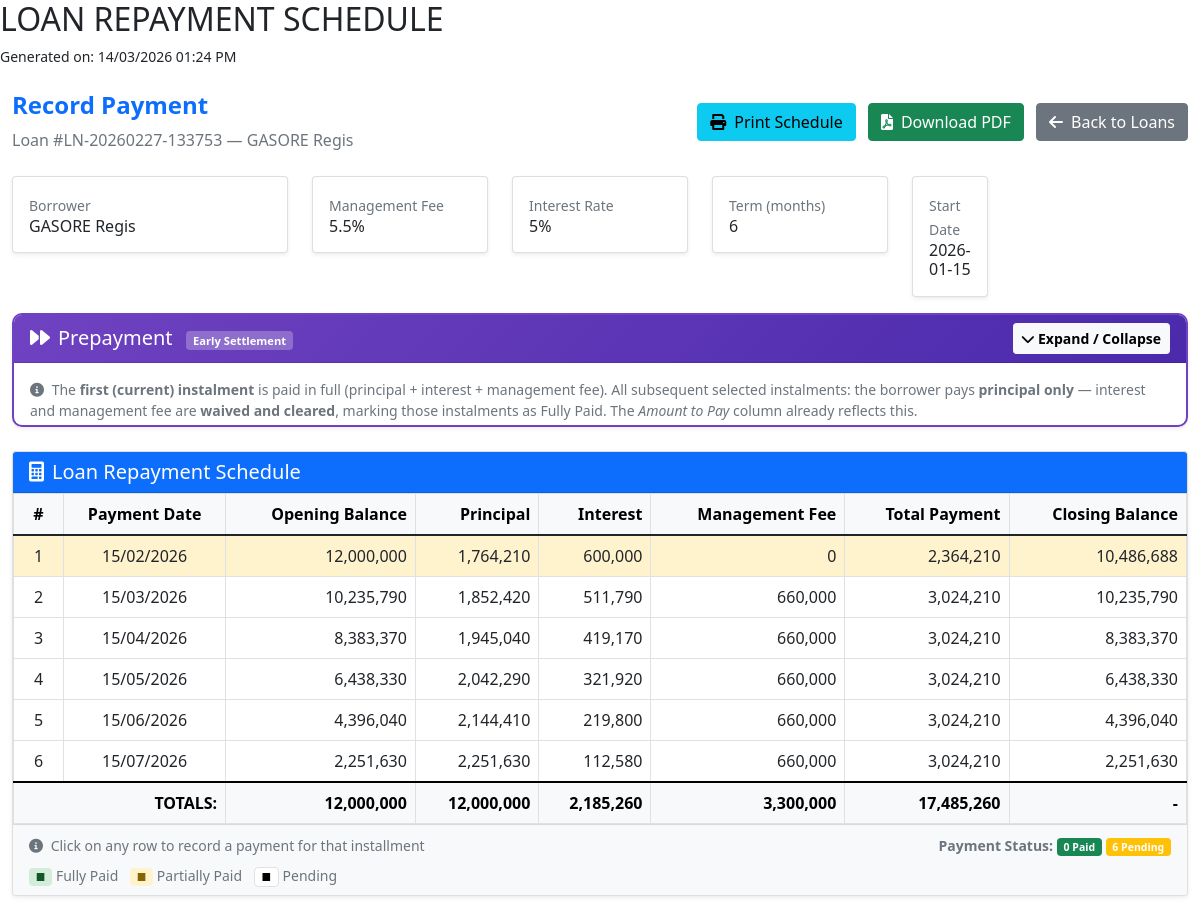
Before: /app.cbfinance.rw/modules/recordpayment.php?loan_id=221 with the older database file.
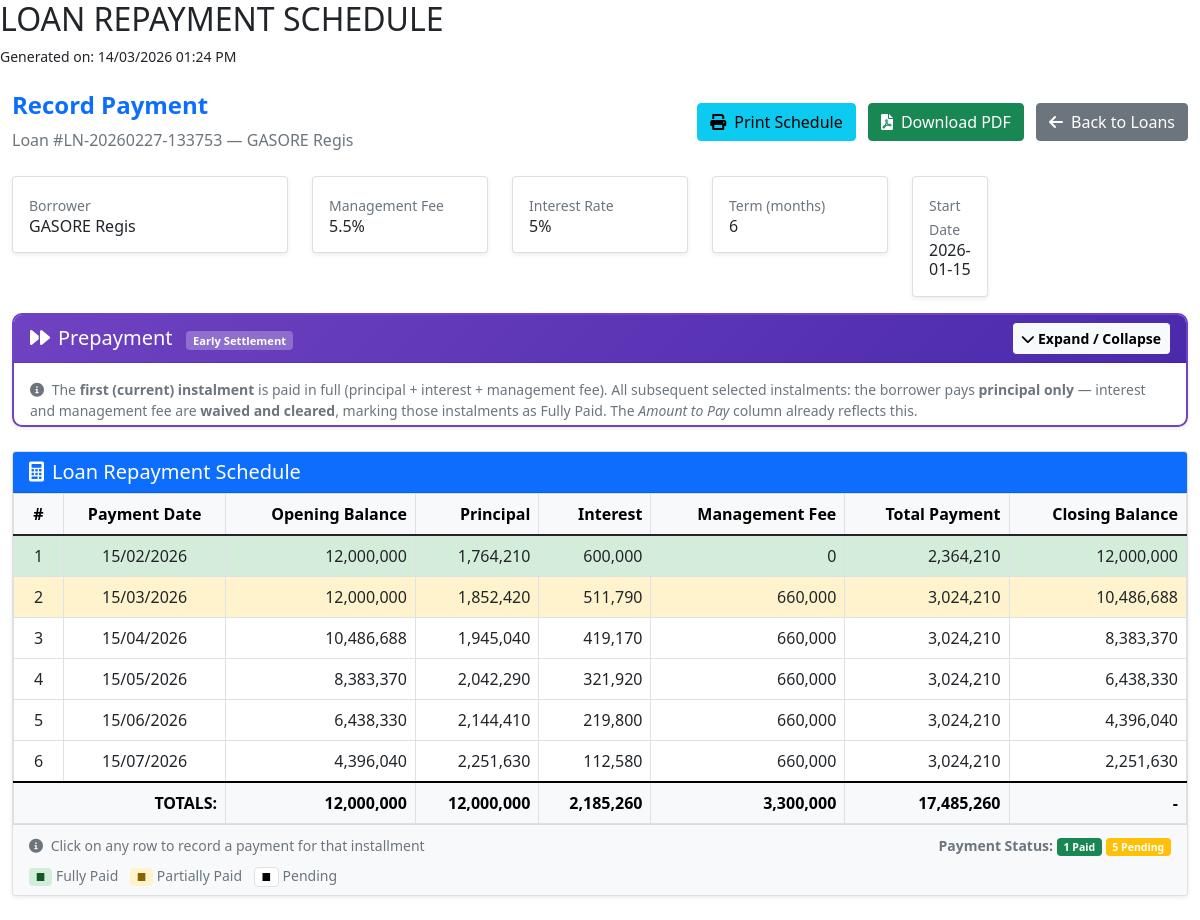
After: the same page with the newer database file.
### tables this page shows
CREATE TABLE `loan_instalments` (
  `instalment_id` int(11) NOT NULL,
  `loan_id` int(11) NOT NULL,
  `loan_number` varchar(50) NOT NULL,
  `instalment_number` int(11) NOT NULL,
  `due_date` date NOT NULL,
  `payment_date` date DEFAULT NULL,
  `opening_balance` decimal(15,2) NOT NULL DEFAULT '0.00' COMMENT 'Principal balance at start of period',
  `closing_balance` decimal(15,2) NOT NULL DEFAULT '0.00' COMMENT 'Principal balance at end of period',
  `principal_amount` decimal(15,2) NOT NULL DEFAULT '0.00' COMMENT 'Principal portion of payment',
  `interest_amount` decimal(15,2) NOT NULL DEFAULT '0.00' COMMENT 'Interest portion of payment',
  `management_fee` decimal(15,2) NOT NULL DEFAULT '0.00' COMMENT 'Management fee for this instalment',
  `total_payment` decimal(15,2) NOT NULL DEFAULT '0.00' COMMENT 'Total payment required (principal + interest + mgmt fee)',
  `paid_amount` decimal(15,2) NOT NULL DEFAULT '0.00' COMMENT 'Amount actually paid',
  `principal_paid` decimal(15,2) NOT NULL DEFAULT '0.00',
  `interest_paid` decimal(15,2) NOT NULL DEFAULT '0.00',
  `management_fee_paid` decimal(15,2) NOT NULL DEFAULT '0.00',
  `balance_remaining` decimal(15,2) NOT NULL DEFAULT '0.00' COMMENT 'Unpaid portion of this instalment',
  `days_overdue` int(11) NOT NULL DEFAULT '0',
  `penalty_amount` decimal(15,2) NOT NULL DEFAULT '0.00',
  `penalty_paid` decimal(15,2) NOT NULL DEFAULT '0.00',
  `status` enum('Pending','Partially Paid','Fully Paid','Overdue') NOT NULL DEFAULT 'Pending',
  `created_by` int(11) NOT NULL,
  `created_at` timestamp NOT NULL DEFAULT CURRENT_TIMESTAMP,
  `updated_at` timestamp NOT NULL DEFAULT CURRENT_TIMESTAMP ON UPDATE CURRENT_TIMESTAMP,
  `overdue_ledger_recorded` tinyint(1) DEFAULT '0',
  `ninety_day_recorded` tinyint(1) DEFAULT '0',
  `monitoring_fee_net` decimal(15,2) DEFAULT '0.00',
  `monitoring_fee_vat` decimal(15,2) DEFAULT '0.00',
  `monitoring_fee_total` decimal(15,2) DEFAULT '0.00',
  `provision_calculated` tinyint(1) DEFAULT '0',
  `provision_amount` decimal(15,2) DEFAULT '0.00',
  `provision_date` date DEFAULT NULL,
  `suspension_recorded` tinyint(1) DEFAULT '0'
);

### app.cbfinance.rw/modules/recordpayment.php (the view, shortened to what the changed rows need)
<?php
$loan_info = [];
$existing_instalments = [];
$loan_id = intval($_GET['loan_id']);
try {
    $conn = getConnection();
    $loan_query = "SELECT lp.*, c.customer_name, c.customer_code
                FROM loan_portfolio lp
                LEFT JOIN customers c ON lp.customer_id = c.customer_id
                WHERE lp.loan_id = ?";
    $loan_stmt = $conn->prepare($loan_query);
    $loan_stmt->bind_param("i", $loan_id);
    $loan_stmt->execute();
    $loan_result = $loan_stmt->get_result();
    $loan_info = $loan_result->fetch_assoc();
    $all_instalments_query = "SELECT
        instalment_id,
        instalment_number,
        due_date,
        opening_balance,
        closing_balance,
        principal_amount,
        interest_amount,
        management_fee,
        total_payment,
        paid_amount,
        principal_paid,
        interest_paid,
        management_fee_paid,
        balance_remaining,
        status,
        days_overdue,
        penalty_amount,
        penalty_paid,
        payment_date
        FROM loan_instalments
        WHERE loan_id = ?
        ORDER BY instalment_number ASC";
    $all_instalments_stmt = $conn->prepare($all_instalments_query);
    $all_instalments_stmt->bind_param("i", $loan_id);
    $all_instalments_stmt->execute();
    $all_instalments_result = $all_instalments_stmt->get_result();
    $existing_instalments = $all_instalments_result->fetch_all(MYSQLI_ASSOC);
}
catch (Exception $e) {
    $error_message = "Error: " . $e->getMessage();
    error_log("record_payment.php critical error: " . $e->getMessage());
}
?>
<!DOCTYPE html>
<html lang="en">
<head>
    <link href="https://cdn.jsdelivr.net/npm/bootstrap@5.1.3/dist/css/bootstrap.min.css" rel="stylesheet">
    <link rel="stylesheet" href="https://cdnjs.cloudflare.com/ajax/libs/font-awesome/6.0.0/css/all.min.css">
</head>
<body>
<div class="print-title">
    <h2>LOAN REPAYMENT SCHEDULE</h2>
</div>
<div class="container-fluid py-4">
    <div class="row mb-4 no-print">
        <div class="col-12">
            <div class="d-flex justify-content-between align-items-center">
                <div>
                    <h2 class="h4 fw-bold text-primary">Record Payment</h2>
                </div>
            </div>
        </div>
    </div>
    <?php if (!empty($existing_instalments)): ?>
    <div class="row" id="payment-schedule">
        <div class="col-12">
            <div class="card">
                <div class="card-header bg-primary text-white no-print">
                    <h5 class="mb-0"><i class="fas fa-calculator me-2"></i>Loan Repayment Schedule</h5>
                </div>
                <div class="card-body p-0">
                    <div class="table-responsive">
                        <table class="table table-bordered table-hover mb-0">
                            <thead class="table-light">
                                <tr>
                                    <th class="text-center" style="width:50px;">#</th>
                                    <th class="text-center">Payment Date</th>
                                    <th class="text-end">Opening Balance</th>
                                    <th class="text-end">Principal</th>
                                    <th class="text-end">Interest</th>
                                    <th class="text-end">Management Fee</th>
                                    <th class="text-end">Total Payment</th>
                                    <th class="text-end">Closing Balance</th>
                                </tr>
                            </thead>
                            <tbody>
                                <?php foreach ($existing_instalments as $inst):
        $inst_id = $inst['instalment_id'];
        $inst_num = $inst['instalment_number'];
        $due_date = $inst['due_date'];
        $opening_balance = floatval($inst['opening_balance']);
        $principal = floatval($inst['principal_amount']);
        $interest = floatval($inst['interest_amount']);
        $mgmt_fee = floatval($inst['management_fee']);
        $total_payment = floatval($inst['total_payment']);
        $closing_balance = floatval($inst['closing_balance']);
        $paid_amount = floatval($inst['paid_amount']);
        $balance = floatval($inst['balance_remaining']);
        $status = $inst['status'];
        $days_overdue = intval($inst['days_overdue']);
        $penalty_paid_amt = floatval($inst['penalty_paid']);
        $penalties = $days_overdue > 0 ? (($balance * 0.05) / 30) * $days_overdue : 0;
        $final_payment = $balance + $penalties;
        if ($status === 'Fully Paid')
            $row_class = 'status-fully-paid';
        elseif ($status === 'Partially Paid')
            $row_class = 'status-partially-paid';
        else
            $row_class = 'status-pending';
?>
                                <tr class="clickable-row <?php echo $row_class; ?>"
                                    onclick="openCheckoutModal(this)"
                                    data-instalment-id="<?php echo $inst_id; ?>"
                                    data-instalment-number="<?php echo $inst_num; ?>"
                                    data-due-date="<?php echo $due_date; ?>"
                                    data-opening-balance="<?php echo $opening_balance; ?>"
                                    data-principal="<?php echo $principal; ?>"
                                    data-interest="<?php echo $interest; ?>"
                                    data-management-fee="<?php echo $mgmt_fee; ?>"
                                    data-total-payment="<?php echo $total_payment; ?>"
                                    data-closing-balance="<?php echo $closing_balance; ?>"
                                    data-balance="<?php echo $balance; ?>"
                                    data-paid-amount="<?php echo $paid_amount; ?>"
                                    data-days-overdue="<?php echo $days_overdue; ?>"
                                    data-penalties="<?php echo $penalties; ?>"
                                    data-final-payment="<?php echo $final_payment; ?>"
                                    data-penalty-paid="<?php echo $penalty_paid_amt; ?>"
                                    data-status="<?php echo $status; ?>">
                                    <td class="text-center"><?php echo $inst_num; ?></td>
                                    <td class="text-center"><?php echo date('d/m/Y', strtotime($due_date)); ?></td>
                                    <td class="text-end"><?php echo number_format($opening_balance, 0); ?></td>
                                    <td class="text-end"><?php echo number_format($principal, 0); ?></td>
                                    <td class="text-end"><?php echo number_format($interest, 0); ?></td>
                                    <td class="text-end"><?php echo number_format($mgmt_fee, 0); ?></td>
                                    <td class="text-end"><?php echo number_format($total_payment, 0); ?></td>
                                    <td class="text-end"><?php echo number_format($closing_balance, 0); ?></td>
                                </tr>
                                <?php
    endforeach; ?>
                            </tbody>
                            <tfoot class="table-light">
                                <tr>
                                    <th colspan="2" class="text-end">TOTALS:</th>
                                    <th class="text-end"><?php echo number_format($loan_info['total_disbursed'] ?? $loan_info['loan_amount'] ?? 0, 0); ?></th>
                                    <th class="text-end"><?php echo number_format(array_sum(array_column($existing_instalments, 'principal_amount')), 0); ?></th>
                                    <th class="text-end"><?php echo number_format(array_sum(array_column($existing_instalments, 'interest_amount')), 0); ?></th>
                                    <th class="text-end"><?php echo number_format(array_sum(array_column($existing_instalments, 'management_fee')), 0); ?></th>
                                    <th class="text-end"><?php echo number_format(array_sum(array_column($existing_instalments, 'total_payment')), 0); ?></th>
                                    <th class="text-end">-</th>
                                </tr>
                            </tfoot>
                        </table>
                    </div>
                    <div class="card-footer bg-light no-print">
                        <div class="row">
                            <div class="col-md-6">
                                <small class="text-muted">
                                    <i class="fas fa-info-circle me-1"></i>
                                    Click on any row to record a payment for that installment
                                </small>
                                <div class="mt-2">
                                    <small class="text-muted d-block">
                                        <span class="badge" style="background-color:#d4edda;color:#155724;">■</span> Fully Paid
                                        <span class="badge ms-2" style="background-color:#fff3cd;color:#856404;">■</span> Partially Paid
                                        <span class="badge ms-2" style="background-color:#ffffff;color:#000;border:1px solid #dee2e6;">■</span> Pending
                                    </small>
                                </div>
                            </div>
                            <div class="col-md-6 text-end">
                                <small class="text-muted">
                                    <strong>Payment Status:</strong>
                                    <?php
    $total_instalments = count($existing_instalments);
    $paid_instalments = count(array_filter($existing_instalments, function ($i) {
        return $i['status'] === 'Fully Paid'; }));
    $pending_count = $total_instalments - $paid_instalments;
?>
                                    <span class="badge bg-success"><?php echo $paid_instalments; ?> Paid</span>
                                    <span class="badge bg-warning"><?php echo $pending_count; ?> Pending</span>
                                </small>
                            </div>
                        </div>
                    </div>
                </div>
            </div>
        </div>
    </div>
    <?php
endif; ?>
</div>
</body>
</html>

Changed rows visible on the page:
changed loan_instalments (number 1 of 6 on the later page): status "Partially Paid" → "Fully Paid" (drawn); closing_balance "10,486,688" → "12,000,000"
changed loan_instalments (number 2 of 6 on the later page): status "Pending" → "Partially Paid" (drawn); opening_balance "10,235,790" → "12,000,000"; closing_balance "10,235,790" → "10,486,688"
changed loan_instalments (number 3 of 6 on the later page): opening_balance "8,383,370" → "10,486,688"
changed loan_instalments (number 4 of 6 on the later page): opening_balance "6,438,330" → "8,383,370"
changed loan_instalments (number 5 of 6 on the later page): opening_balance "4,396,040" → "6,438,330"
changed loan_instalments (number 6 of 6 on the later page): opening_balance "2,251,630" → "4,396,040"
Other visible differences:
$paid_instalments: "0" → "1"
$pending_count: "6" → "5"
